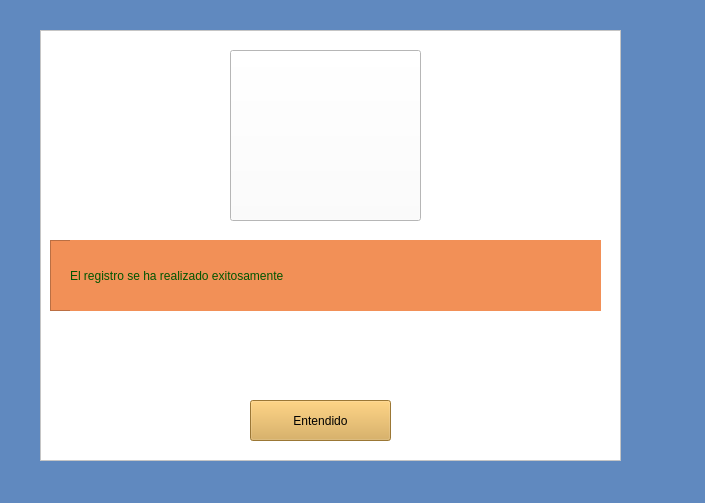
<?xml version="1.0" encoding="UTF-8"?>
<ui version="4.0">
 <class>InicioS</class>
 <widget class="QWidget" name="InicioS">
  <property name="geometry">
   <rect>
    <x>0</x>
    <y>0</y>
    <width>705</width>
    <height>503</height>
   </rect>
  </property>
  <property name="windowTitle">
   <string>Form</string>
  </property>
  <property name="styleSheet">
   <string notr="true">background-color: rgb(96, 137, 191);</string>
  </property>
  <widget class="QLabel" name="label_4">
   <property name="geometry">
    <rect>
     <x>30</x>
     <y>30</y>
     <width>49</width>
     <height>16</height>
    </rect>
   </property>
   <property name="text">
    <string/>
   </property>
  </widget>
  <widget class="QFrame" name="frame_4">
   <property name="geometry">
    <rect>
     <x>40</x>
     <y>30</y>
     <width>581</width>
     <height>431</height>
    </rect>
   </property>
   <property name="styleSheet">
    <string notr="true">background-color: rgb(255, 255, 255);</string>
   </property>
   <property name="frameShape">
    <enum>QFrame::StyledPanel</enum>
   </property>
   <property name="frameShadow">
    <enum>QFrame::Raised</enum>
   </property>
   <widget class="QPushButton" name="botonEntendido">
    <property name="geometry">
     <rect>
      <x>210</x>
      <y>370</y>
      <width>141</width>
      <height>41</height>
     </rect>
    </property>
    <property name="styleSheet">
     <string notr="true">font: 700 12pt &quot;Segoe UI&quot;;
background-color: rgb(217, 167, 74);</string>
    </property>
    <property name="text">
     <string>Entendido</string>
    </property>
   </widget>
   <widget class="QFrame" name="frame">
    <property name="geometry">
     <rect>
      <x>10</x>
      <y>210</y>
      <width>551</width>
      <height>71</height>
     </rect>
    </property>
    <property name="styleSheet">
     <string notr="true">
background-color: rgb(242, 144, 87);</string>
    </property>
    <property name="frameShape">
     <enum>QFrame::StyledPanel</enum>
    </property>
    <property name="frameShadow">
     <enum>QFrame::Raised</enum>
    </property>
    <widget class="QLabel" name="label_2">
     <property name="geometry">
      <rect>
       <x>20</x>
       <y>0</y>
       <width>541</width>
       <height>71</height>
      </rect>
     </property>
     <property name="styleSheet">
      <string notr="true">color: rgb(0, 85, 0);
font: 700 20pt &quot;Segoe UI&quot;;</string>
     </property>
     <property name="text">
      <string>El registro se ha realizado exitosamente</string>
     </property>
    </widget>
   </widget>
   <widget class="QPushButton" name="pushButton">
    <property name="geometry">
     <rect>
      <x>190</x>
      <y>20</y>
      <width>191</width>
      <height>171</height>
     </rect>
    </property>
    <property name="text">
     <string/>
    </property>
    <property name="icon">
     <iconset>
      <normaloff>img/logo3.png</normaloff>img/logo3.png</iconset>
    </property>
    <property name="iconSize">
     <size>
      <width>500</width>
      <height>500</height>
     </size>
    </property>
   </widget>
  </widget>
 </widget>
 <resources>
  <include location="img/imagen.qrc"/>
 </resources>
 <connections/>
</ui>
